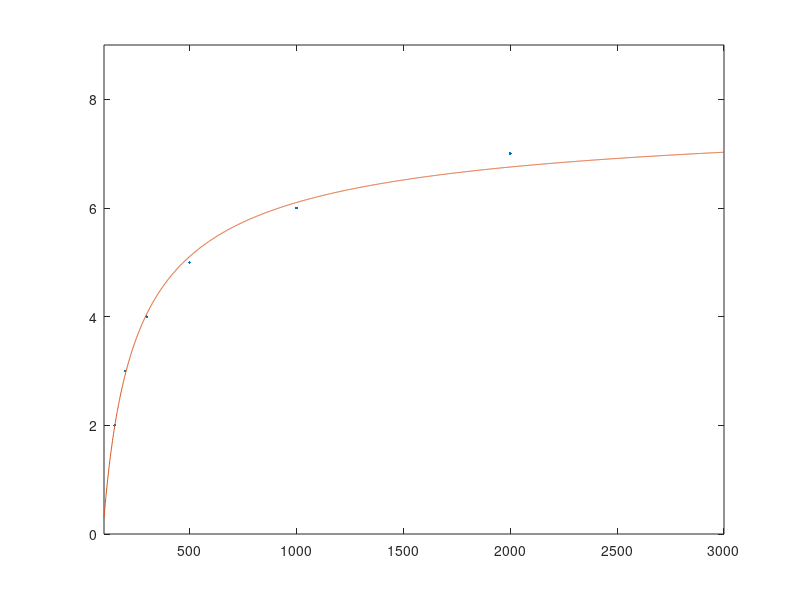

MATLAB code for this plot:
function script()
    %Del 2
    %plotPart2([0, 0.5, 1, 1.5, 2, 2.99, 3], [0, 0.52, 1.09, 1.75, 2.45, 3.5, 4]);
    
    %Del 3
    %part3fun5LS([150, 200, 300, 500, 1000, 2000], [2, 3, 4, 5, 6, 7]);
    %part3fun6LS([150, 200, 300, 500, 1000, 2000], [2, 3, 4, 5, 6, 7]);
    part3fun6GN([150, 200, 300, 500, 1000, 2000], [2, 3, 4, 5, 6, 7]);
end

%Del 2:
function [a,b] = leastSquared(xList, yList)
    leastSquaredMat = [xList.^2, xList];
    koeff = leastSquaredMat\yList;
    a = koeff(1,1);
    b = koeff(2,1);
end

function plotPart2(xList, yList)
    [a,b] = leastSquared(xList', yList');

    plot(xList(1),yList(1),".");
    hold on
    
    plot(xList(2),yList(2),".");
    hold on
    
    plot(xList(3),yList(3),".");
    hold on
    
    plot(xList(4),yList(4),".");
    hold on
    
    plot(xList(5),yList(5),".");
    hold on
    
    plot(xList(6),yList(6),".");
    hold on
    
    plot(xList(7),yList(7),".");
    hold on
    
    x = 0:0.01:3;
    
    y1 = a*x.^2+b*x;
    plot(x, y1);
    
    hold on
    
    p = polyfit(xList, yList, length(xList)-1);
    yVal = polyval(p, x);
    
    plot(x, yVal);
    
    hold off
end

%Del 3:
function part3fun5LS(alpha, u)
    aFunc = @(x, y) x./y - x./8; 
    
    sysR = aFunc(alpha, u)';
    
    sysL = ones(6, 1);
    
    a = sysL \ sysR;
    
    UFunc = @(x) 1./(1./8 + a./x);
    
    graphRangeX = 0:1:2000;
    
    graphRangeY = UFunc(graphRangeX);
    
    plot(graphRangeX, graphRangeY);
    
end

function part3fun6LS(alpha, u)
    LSLeft = [
        1 log(alpha(1)); 
        1 log(alpha(2)); 
        1 log(alpha(3)); 
        1 log(alpha(4));
        1 log(alpha(5)); 
        1 log(alpha(6))
        ];
    LSRight = [log(8-u(1)); log(8-u(2)); log(8-u(3)); log(8-u(4)); log(8-u(5)); log(8-u(6))];
    
    koeff = LSLeft\LSRight;
    
    a = exp(koeff(1));
    b = koeff(2);
    
    UFunc = @(x) 8 - a.*x.^b;
    
    graphRangeX = 100:1:3000;
    
    graphRangeY = UFunc(graphRangeX);
    
    plot(alpha, u, ".");
    hold on
    
    xlim([100, 3000]);
    ylim([0, 9]);
    
    plot(graphRangeX, graphRangeY);
end

function part3fun6GN(alpha, u)
    koeff = [100, -0.5]; %Guess of koef
    f = [];
    j = [];
    h = [];
    
    for i = 1:10
        for k = 1:length(alpha)
            f(k, 1) = 8 - u(k) - koeff(1,1)*(alpha(k)^koeff(1,2));
            j(k, 1) = -alpha(k)^koeff(1,2); 
            j(k, 2) = -koeff(1,1)*alpha(k)^koeff(1,2)*log(alpha(k));
        end    

        h = j\f;
        koeff = koeff - h';
    end
    
    uFuncGN = @(x) 8 - koeff(1,1).*x.^koeff(1,2);
    
    graphRangeX = 100:1:3000;
    
    graphRangeY = uFuncGN(graphRangeX);
    
    plot(alpha, u, ".");
    hold on
    
    xlim([100, 3000]);
    ylim([0, 9]);
    
    plot(graphRangeX, graphRangeY);
    
end
